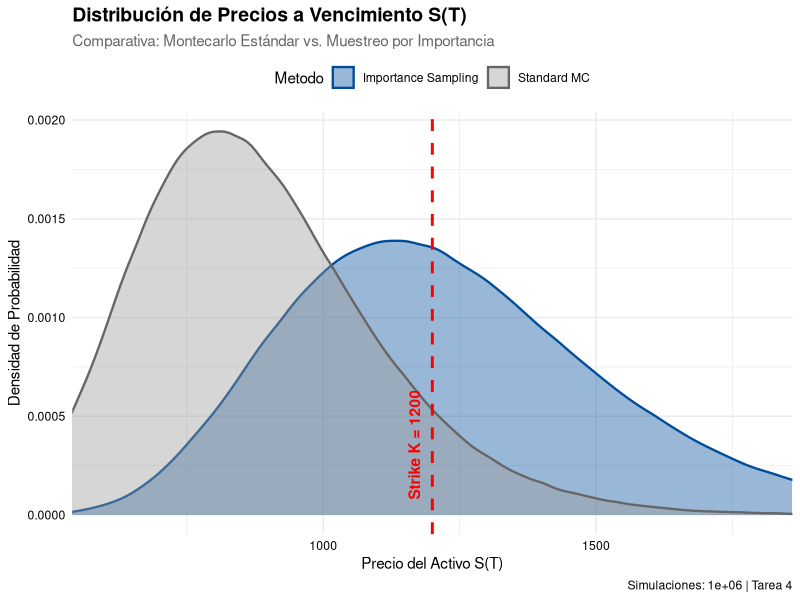
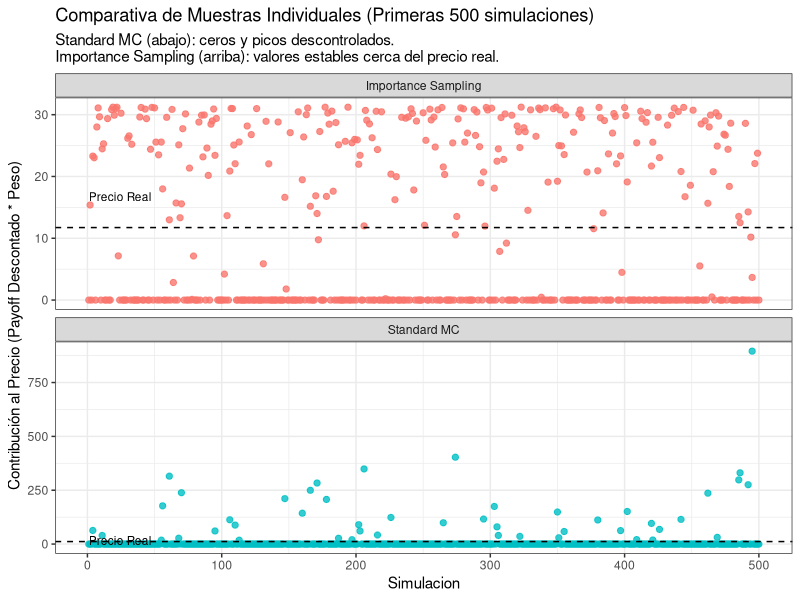

The R script that drew these images, in order:
# --- PARÁMETROS INICIALES ---
S0 <- 800
K <- 1200  
T <- 5
r <- 0.02
sigma <- 0.11
M_paths <- 1000000 # Un millón de simulaciones

# --- 1. MONTECARLO ESTÁNDAR (CRUDO) ---
# Simulamos Z ~ N(0,1)
set.seed(1)
Z_crudo <- rnorm(M_paths, mean = 0, sd = 1)

# Fórmula cerrada para ST (solución de la EDO de Black-Scholes)
ST_crudo <- S0 * exp((r - 0.5 * sigma^2) * T + sigma * sqrt(T) * Z_crudo)

# Payoff y Precio
payoff_crudo <- pmax(ST_crudo - K, 0)
precio_mc_crudo <- mean(payoff_crudo) * exp(-r * T)
var_crudo <- var(payoff_crudo * exp(-r * T)) # Varianza del estimador

# --- 2. MUESTREO POR IMPORTANCIA (IMPORTANCE SAMPLING) ---

# Paso clave: Definir 'mu'. ¿Cuánto queremos empujar la simulación?
# Queremos que la media de log(ST) se acerque a log(K).
# Esto fuerza a que muchas simulaciones acaben cerca del Strike.
mu_shift <- (log(K / S0) - (r - 0.5 * sigma^2) * T) / (sigma * sqrt(T))

# Simulamos Z* ~ N(mu, 1)
set.seed(1)
Z_is <- rnorm(M_paths, mean = mu_shift, sd = 1) 

# Calculamos ST con las Z desplazadas
ST_is <- S0 * exp((r - 0.5 * sigma^2) * T + sigma * sqrt(T) * Z_is)

# CÁLCULO DEL PESO (Radon-Nikodym)
# W = f(x) / g(x) -> Corrección por haber cambiado la distribución
weights <- exp(-mu_shift * Z_is + 0.5 * mu_shift^2)

# Payoff ponderado
payoff_is <- pmax(ST_is - K, 0) * weights
precio_mc_is <- mean(payoff_is) * exp(-r * T)
var_is <- var(payoff_is * exp(-r * T))

# --- 3. COMPARACIÓN DE RESULTADOS ---

# Precio Black-Scholes (Benchmark exacto)
d1 <- (log(S0/K) + (r + sigma^2/2)*T) / (sigma*sqrt(T))
d2 <- d1 - sigma*sqrt(T)
precio_bs <- S0*pnorm(d1) - K*exp(-r*T)*pnorm(d2)

cat("Resultados Comparativos:\n")
cat("------------------------------------------------\n")
cat("Precio Black-Scholes (Teórico):", round(precio_bs, 4), "\n")
cat("Precio MC Estándar:            ", round(precio_mc_crudo, 4), "\n")
cat("Precio MC Importance Sampling: ", round(precio_mc_is, 4), "\n\n")

cat("Análisis de Eficiencia (Varianza):\n")
cat("------------------------------------------------\n")
cat("Varianza MC Estándar:          ", var_crudo, "\n")
cat("Varianza MC IS:                ", var_is, "\n")
ratio_reduccion <- var_crudo / var_is
cat("Factor de Reducción de Varianza:", round(ratio_reduccion, 2), "veces mejor\n")

# Intervalos de Confianza (al 95%)
error_std_crudo <- sqrt(var_crudo / M_paths)
error_std_is <- sqrt(var_is / M_paths)

cat("\nPrecisión (Ancho del intervalo de confianza):\n")
cat("Error Estándar (Crudo):", round(error_std_crudo, 5), "\n")
cat("Error Estándar (IS):   ", round(error_std_is, 5), "\n")


# --- 4. VISUALIZACIÓN  ---

library(ggplot2)


df_plot <- data.frame(
  S_T = c(ST_crudo, ST_is),
  Metodo = factor(rep(c("Standard MC", "Importance Sampling"), each = M_paths))
)

# 2. Definición de límites para el Zoom (Focus Area)
# Nos centramos alrededor del Strike para ver el detalle de las colas
x_min <- K * 0.5
x_max <- K * 1.5


g <- ggplot(df_plot, aes(x = S_T, fill = Metodo, color = Metodo)) +
  
  # Geometría de Densidad (con transparencia alpha para ver el solapamiento)
  geom_density(alpha = 0.4, size = 0.8) +
  
  # Línea vertical del Strike
  geom_vline(xintercept = K, linetype = "dashed", color = "red", size = 1) +
  
  # Anotación de texto para el Strike
  annotate("text", x = K, y = 0, label = paste(" Strike K =", K), 
           vjust = -1, hjust = -0.1, color = "red", angle = 90, fontface = "bold") +
  
  scale_fill_manual(values = c("Importance Sampling" = "#004c99", "Standard MC" = "#999999")) +
  scale_color_manual(values = c("Importance Sampling" = "#004c99", "Standard MC" = "#666666")) +
  
  # Control de ejes y zoom (coord_cartesian no elimina datos, solo hace zoom)
  coord_cartesian(xlim = c(x_min, x_max)) +
  
  # Etiquetas y Títulos
  labs(
    title = "Distribución de Precios a Vencimiento S(T)",
    subtitle = "Comparativa: Montecarlo Estándar vs. Muestreo por Importancia",
    x = "Precio del Activo S(T)",
    y = "Densidad de Probabilidad",
    caption = paste("Simulaciones:", format(M_paths, big.mark=","), "| Tarea 4")
  ) +
  
  # Tema limpio 
  theme_minimal() +
  theme(
    legend.position = "top",
    plot.title = element_text(face = "bold", size = 14),
    plot.subtitle = element_text(color = "gray40"),
    axis.text = element_text(color = "black")
  )

# 4. Mostrar el gráfico
print(g)


# --- VARIANZA (Visualización de Payoffs) ---

library(gridExtra)

# Vector 1: Contribuciones del MC Estándar
contrib_crudo <- pmax(ST_crudo - K, 0) * exp(-r*T)

# Vector 2: Contribuciones del Importance Sampling
contrib_is <- pmax(ST_is - K, 0) * weights * exp(-r*T)

# B) GRÁFICO 1: "El Código de Barras" (Primeras 500 simulaciones)

N_muestra <- 500
df_muestra <- data.frame(
  Simulacion = rep(1:N_muestra, 2),
  Valor = c(contrib_crudo[1:N_muestra], contrib_is[1:N_muestra]),
  Metodo = rep(c("Standard MC", "Importance Sampling"), each = N_muestra)
)

g1 <- ggplot(df_muestra, aes(x = Simulacion, y = Valor, color = Metodo)) +
  geom_point(alpha = 0.8, size = 1.8) +
  geom_hline(yintercept = precio_bs, linetype = "dashed", color = "black") +
  annotate("text", x = 1, y = precio_bs + 5, label = "Precio Real", 
           hjust = 0, size = 3) +
  facet_wrap(~Metodo, ncol = 1, scales = "free_y") +
  theme_bw() +
  labs(title = "Comparativa de Muestras Individuales (Primeras 500 simulaciones)",
       subtitle = "Standard MC (abajo): ceros y picos descontrolados.  
Importance Sampling (arriba): valores estables cerca del precio real.",
       y = "Contribución al Precio (Payoff Descontado * Peso)") +
  theme(legend.position = "none")


# --- MOSTRAR g1 EN UNA NUEVA VENTANA ---
if (.Platform$OS.type == "windows") windows() else 
  if (Sys.info()["sysname"] == "Darwin") quartz() else x11()

print(g1)
# ---------------------------------------------
